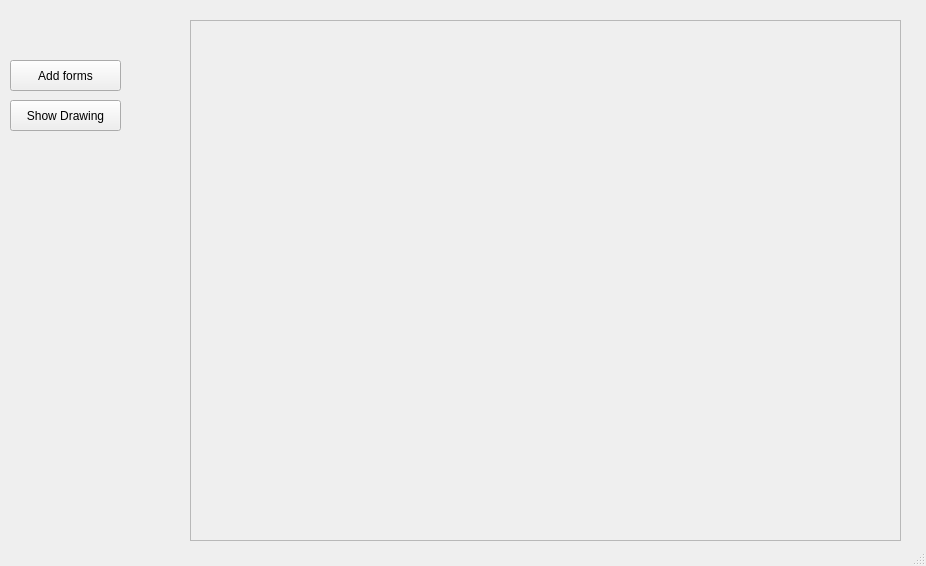
<?xml version="1.0" encoding="UTF-8"?>
<ui version="4.0">
 <class>MainWindow</class>
 <widget class="QMainWindow" name="MainWindow">
  <property name="geometry">
   <rect>
    <x>0</x>
    <y>0</y>
    <width>926</width>
    <height>566</height>
   </rect>
  </property>
  <property name="windowTitle">
   <string>MainWindow</string>
  </property>
  <widget class="QWidget" name="centralwidget">
   <widget class="QPushButton" name="pushButton">
    <property name="geometry">
     <rect>
      <x>10</x>
      <y>100</y>
      <width>111</width>
      <height>31</height>
     </rect>
    </property>
    <property name="text">
     <string>Show Drawing</string>
    </property>
   </widget>
   <widget class="QScrollArea" name="scrollArea">
    <property name="geometry">
     <rect>
      <x>190</x>
      <y>20</y>
      <width>711</width>
      <height>521</height>
     </rect>
    </property>
    <property name="widgetResizable">
     <bool>true</bool>
    </property>
    <widget class="QWidget" name="scrollAreaWidgetContents">
     <property name="geometry">
      <rect>
       <x>0</x>
       <y>0</y>
       <width>709</width>
       <height>519</height>
      </rect>
     </property>
    </widget>
   </widget>
   <widget class="QLabel" name="label">
    <property name="geometry">
     <rect>
      <x>810</x>
      <y>70</y>
      <width>91</width>
      <height>21</height>
     </rect>
    </property>
    <property name="text">
     <string/>
    </property>
   </widget>
   <widget class="QPushButton" name="pushButton_3">
    <property name="geometry">
     <rect>
      <x>10</x>
      <y>60</y>
      <width>111</width>
      <height>31</height>
     </rect>
    </property>
    <property name="text">
     <string>Add forms</string>
    </property>
   </widget>
  </widget>
  <widget class="QStatusBar" name="statusbar"/>
  <action name="actionChat">
   <property name="text">
    <string>Chat</string>
   </property>
  </action>
  <action name="actionInformations">
   <property name="text">
    <string>Informations</string>
   </property>
  </action>
 </widget>
 <resources/>
 <connections/>
</ui>
